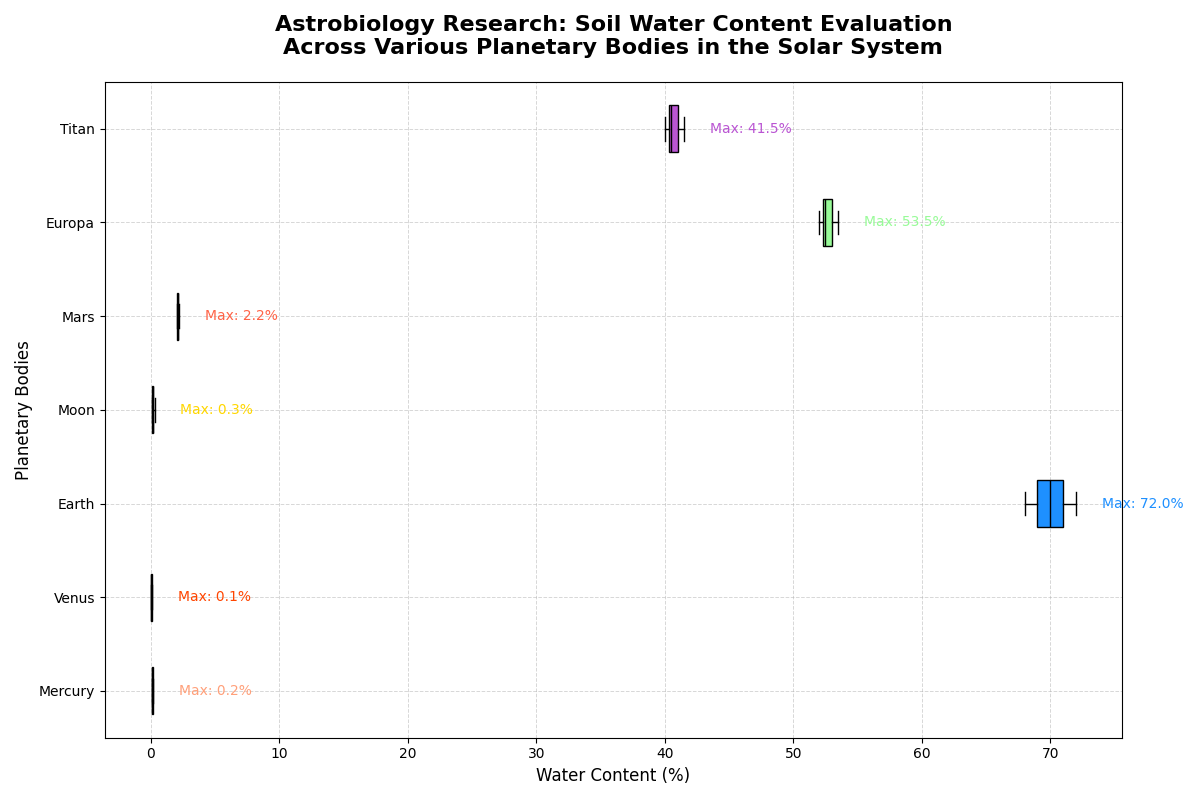

This chart was generated by the following Python code:
import matplotlib.pyplot as plt
import numpy as np

# Planetary bodies
planets = ['Mercury', 'Venus', 'Earth', 'Moon', 'Mars', 'Europa', 'Titan']

# Artificial water content data (in percentage)
water_content_data = [
    [0.1, 0.1, 0.2, 0.2, 0.1],          # Mercury
    [0.0, 0.0, 0.1, 0.1, 0.0],          # Venus
    [70.0, 68.0, 72.0, 71.0, 69.0],     # Earth
    [0.1, 0.2, 0.1, 0.3, 0.2],          # Moon
    [2.0, 2.1, 2.2, 2.0, 2.1],          # Mars
    [52.5, 53.0, 52.0, 53.5, 52.3],     # Europa
    [40.0, 41.0, 40.5, 41.5, 40.3]      # Titan
]

fig, ax = plt.subplots(figsize=(12, 8))

# Plot the horizontal box plot
box = ax.boxplot(water_content_data, patch_artist=True, notch=False, vert=False, labels=planets)

colors = ['#FFA07A', '#FF4500', '#1E90FF', '#FFD700', '#FF6347', '#98FB98', '#BA55D3']
for patch, color in zip(box['boxes'], colors):
    patch.set_facecolor(color)

plt.setp(box['medians'], color='black')

# Update the title and axis labels to reflect the horizontal orientation
ax.set_title("Astrobiology Research: Soil Water Content Evaluation\nAcross Various Planetary Bodies in the Solar System", 
             fontsize=16, fontweight='bold', pad=20)
ax.set_xlabel("Water Content (%)", fontsize=12)
ax.set_ylabel("Planetary Bodies", fontsize=12)

ax.grid(True, linestyle='--', alpha=0.5, which='both', linewidth=0.7)

for i, planet in enumerate(planets):
    max_val = max(water_content_data[i])
    ax.text(max_val + 2, i + 1, f'Max: {max_val:.1f}%', va='center', fontsize=10, color=colors[i])

plt.tight_layout()
plt.show()
